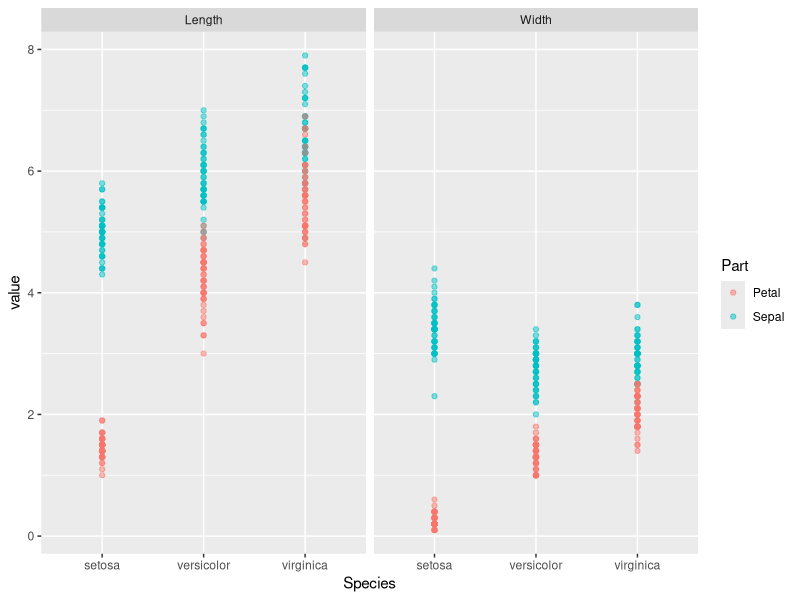
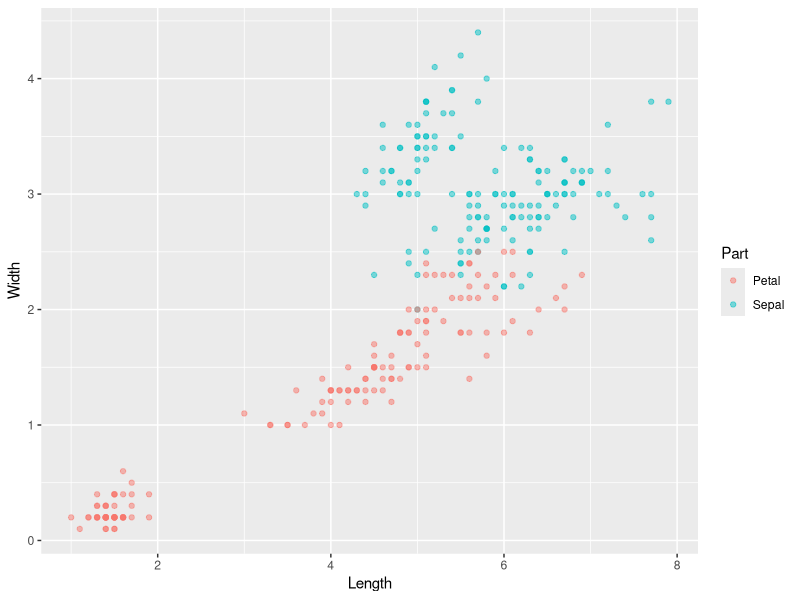
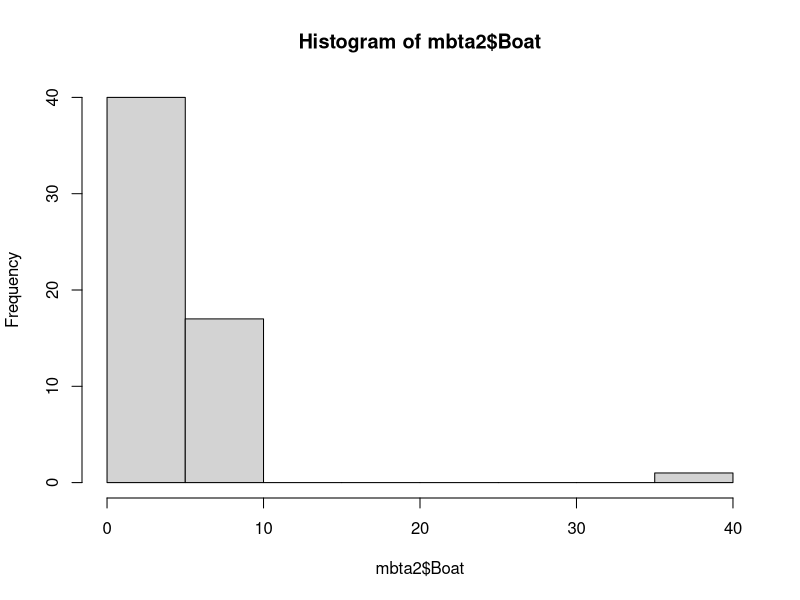

These figures' R source, in order:
## ---- chunk 1
library(tidyr)
library(reshape2)
library(ggplot2)
## ---- chunk 2
head(iris)
## ---- chunk 3
iris.tidyr <- iris %>%
  gather(key,value,-Species)
## ---- chunk 4
head(iris.tidyr)
## ---- chunk 5
iris.tidyr <- iris %>%
  gather(key,value,-Species) %>%
  separate(key,into=c("Part","Measure"),sep="\\.")
## ---- chunk 6
head(iris.tidyr)
## ---- chunk 7
iris.tidyr %>%
  ggplot(aes(x = Species, y = value, col = Part)) +
  geom_point(alpha =0.5) +
  facet_grid(. ~ Measure)
## ---- chunk 8
iris$Flower <- 1:nrow(iris)
iris.tidyr <- iris %>%
  gather(key, value, - Species, - Flower) %>%
  separate(key, c("Part", "Measure"), "\\.") %>%
  spread(Measure, value)
## ---- chunk 9
head(iris.tidyr)
## ---- chunk 10
iris.tidyr %>%
  ggplot(aes(x=Length,y=Width,col=Part)) +
  geom_point(alpha=0.5)
## ---- chunk 11
iris.re <- iris %>%
  melt(id.vars="Species")
## ---- chunk 12
head(iris.re)
## ---- chunk 13
iris$Flower <- 1:nrow(iris)
iris.re <- iris %>%
  melt(id.vars=c("Species","Flower"))
iris.re = cbind(Species=iris.re[,1],
                Flower=iris.re[,2],
                colsplit(iris.re[,3],"\\.",c("Part","Measure")),
                value=iris.re[,4])
## ---- chunk 14
head(iris.re)
## ---- chunk 15
iris.re = dcast(iris.re, formula=Flower+Species+Part ~Measure)
## ---- chunk 16
head(iris.re)
## ---- chunk 17
library(readxl)
library(dplyr)
setwd("/Users/user/GitHub/data-vis")
mbta = read_excel("mbta.xlsx",skip=1)
## ---- chunk 18
head(mbta)
str(mbta)
summary(mbta)
## ---- chunk 19
mbta = mbta[-c(1, 7, 11), ]
mbta = mbta[, -1]
## ---- chunk 20
mbta2 = mbta %>%
  gather(month, thou_riders, -mode)
mbta2$thou_riders = as.numeric(mbta2$thou_riders)
mbta2 = mbta2 %>%  
  spread(mode,thou_riders) %>%
  separate(month, into=c("year","month"),sep="-")
## ---- chunk 21
summary(mbta2)
hist(mbta2$Boat)
## ---- chunk 22
i = which(mbta2$Boat > 30)
mbta2$Boat[i] = 4
## ---- chunk 23
summary(mbta2)
head(mbta2)
